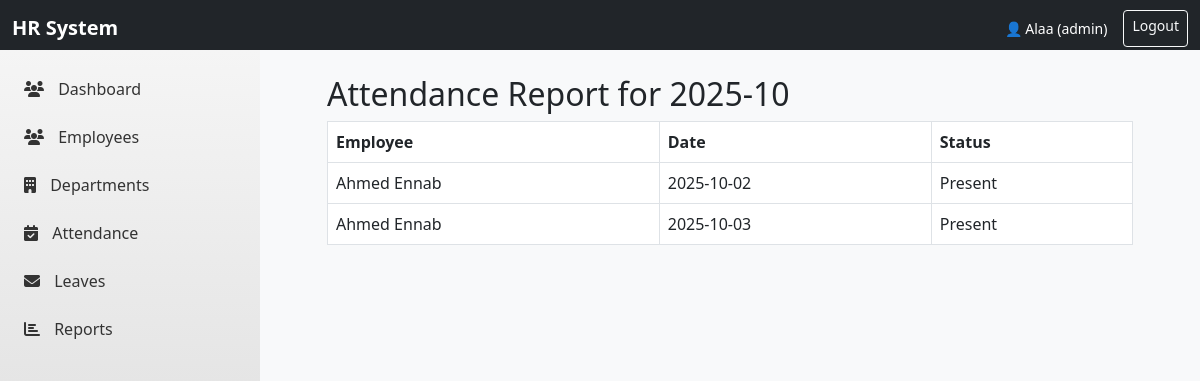
Page /attendance/monthly_report.php (signed in) on the committed database.
### tables this page shows
CREATE TABLE `attendance` (
  `id` int(11) NOT NULL,
  `employee_id` int(11) NOT NULL,
  `date` date NOT NULL,
  `status` enum('Present','Absent') NOT NULL,
  `created_at` timestamp NOT NULL DEFAULT current_timestamp()
);

CREATE TABLE `employees` (
  `id` int(11) NOT NULL,
  `name` varchar(100) NOT NULL,
  `email` varchar(100) NOT NULL,
  `department` varchar(100) DEFAULT NULL,
  `phone` varchar(20) DEFAULT NULL,
  `department_id` int(11) DEFAULT NULL,
  `basic_salary` decimal(10,2) DEFAULT 0.00,
  `hire_date` date DEFAULT NULL,
  `created_at` timestamp NOT NULL DEFAULT current_timestamp()
);

### attendance/monthly_report.php (the view, shortened to what this page needs)
<?php
include "../side_nav_bar.php";
$conn = (new Database())->connect();
$month = $_GET['month'] ?? date('m');
$year = $_GET['year'] ?? date('Y');
$sql = "
    SELECT e.name, a.date, a.status
    FROM attendance a
    JOIN employees e ON a.employee_id = e.id
    WHERE MONTH(a.date)=? AND YEAR(a.date)=?
    ORDER BY e.name, a.date
";
$stmt = $conn->prepare($sql);
$stmt->bind_param("ii", $month, $year);
$stmt->execute();
$result = $stmt->get_result();
?>
<!DOCTYPE html>
<html>
<head>
    <link rel="stylesheet" href="https://cdn.jsdelivr.net/npm/bootstrap@5.3.0/dist/css/bootstrap.min.css">
</head>
<body class="bg-light">
<div class="container mt-5">
      <div class="content">
    <h2>Attendance Report for <?= "$year-$month" ?></h2>
    <table class="table table-bordered">
        <tr>
            <th>Employee</th><th>Date</th><th>Status</th>
        </tr>
        <?php while($row = $result->fetch_assoc()): ?>
        <tr>
            <td><?= $row['name'] ?></td>
            <td><?= $row['date'] ?></td>
            <td><?= $row['status'] ?></td>
        </tr>
        <?php endwhile; ?>
    </table>
        </div></div>
</body>
</html>

### side_nav_bar.php (style rules this page uses)
body { font-family: 'Segoe UI', Tahoma, Geneva, Verdana, sans-serif; margin: 0; padding: 0; }

### attendance/monthly_report.php (style rules this page uses)
.content { margin-left: 260px; padding: 25px; margin-top: 50px; }

### rows in the picture
attendance: employee.name "Ahmed Ennab", date "2025-10-02", status "Present"
attendance: employee.name "Ahmed Ennab", date "2025-10-03", status "Present"

### other values in the picture
$_SESSION['username'] "Alaa"
$_SESSION['role'] "admin"
